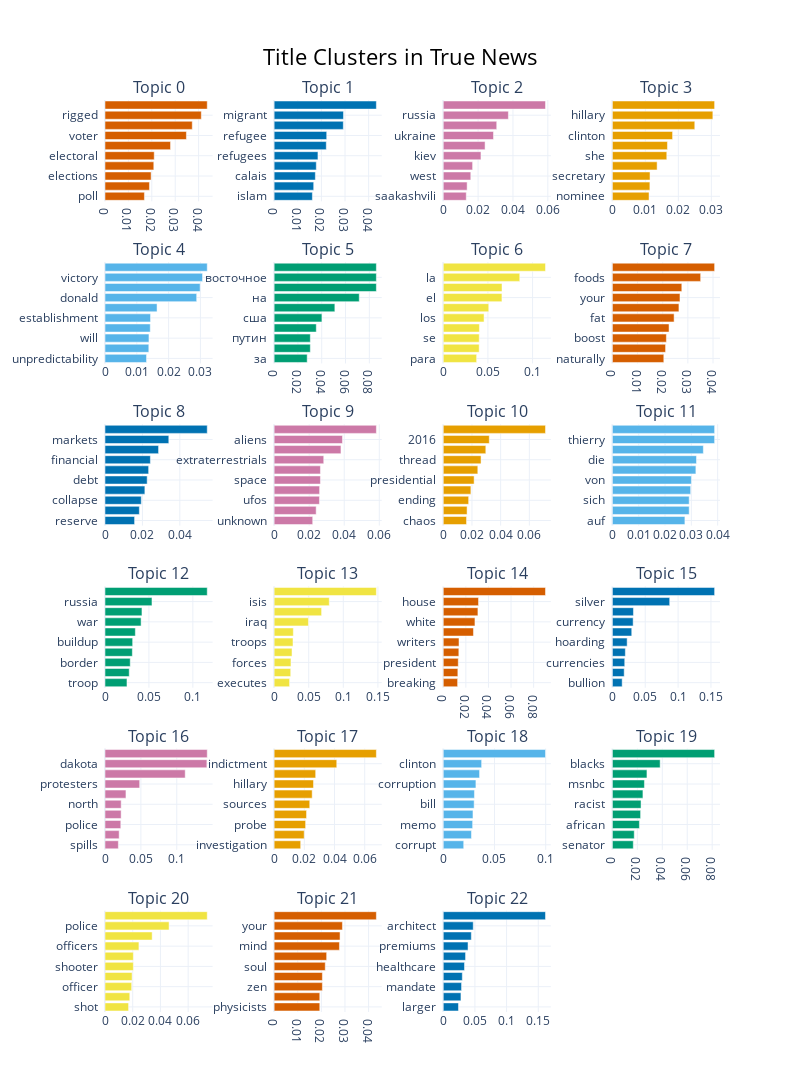

Notebook code cell kept with this figure:
### Markdown cell above
## Exploring the titles in true news

In the true news data, Topic 5, 6 and 11 single out Russian, Spanish, and German articles respectively.

### Code cell
title_true_topic_model.visualize_barchart(width=200, height=200, top_n_topics=23, n_words=10,title="Title Clusters in True News")

### Figure 1 — Plotly figure (JSON) as saved in the notebook; plotly's stock layout.template omitted (floating-point values rounded to 4 significant figures)
{"data": [{"marker": {"color": "#D55E00"}, "orientation": "h", "type": "bar", "x": [0.01684, 0.01899, 0.0197, 0.02084, 0.02103, 0.028, 0.03478, 0.03728, 0.04114, 0.04368], "xaxis": "x", "y": ["poll  ", "election  ", "elections  ", "polls  ", "electoral  ", "machines  ", "voter  ", "voting  ", "rigged  ", "fraud  "], "yaxis": "y"}, {"marker": {"color": "#0072B2"}, "orientation": "h", "type": "bar", "x": [0.01619, 0.01675, 0.01745, 0.01785, 0.01855, 0.02208, 0.02225, 0.02929, 0.02935, 0.04327], "xaxis": "x2", "y": ["islam  ", "jungle  ", "calais  ", "migrants  ", "refugees  ", "germany  ", "refugee  ", "muslims  ", "migrant  ", "muslim  "], "yaxis": "y2"}, {"marker": {"color": "#CC79A7"}, "orientation": "h", "type": "bar", "x": [0.01321, 0.0137, 0.01581, 0.01684, 0.02164, 0.024, 0.02882, 0.03068, 0.03737, 0.05867], "xaxis": "x3", "y": ["saakashvili  ", "relations  ", "west  ", "now  ", "kiev  ", "vladimir  ", "ukraine  ", "russian  ", "russia  ", "putin  "], "yaxis": "y3"}, {"marker": {"color": "#E69F00"}, "orientation": "h", "type": "bar", "x": [0.01111, 0.01137, 0.01141, 0.01356, 0.01649, 0.01669, 0.01825, 0.02498, 0.03046, 0.03099], "xaxis": "x4", "y": ["nominee  ", "be  ", "secretary  ", "campaign  ", "she  ", "rally  ", "clinton  ", "her  ", "hillary  ", "michelle  "], "yaxis": "y4"}, {"marker": {"color": "#56B4E9"}, "orientation": "h", "type": "bar", "x": [0.01306, 0.01377, 0.01382, 0.01423, 0.01432, 0.01636, 0.02882, 0.02991, 0.03067, 0.03215], "xaxis": "x5", "y": ["unpredictability  ", "why  ", "will  ", "win  ", "establishment  ", "elect  ", "donald  ", "president  ", "victory  ", "trump  "], "yaxis": "y5"}, {"marker": {"color": "#009E73"}, "orientation": "h", "type": "bar", "x": [0.02778, 0.03042, 0.03042, 0.03544, 0.04017, 0.05104, 0.07154, 0.08593, 0.08593, 0.08593], "xaxis": "x6", "y": ["за  ", "ли  ", "путин  ", "россии  ", "сша  ", "не  ", "на  ", "новое  ", "восточное  ", "обозрение  "], "yaxis": "y6"}, {"marker": {"color": "#F0E442"}, "orientation": "h", "type": "bar", "x": [0.03737, 0.0402, 0.04027, 0.04047, 0.04568, 0.05094, 0.06569, 0.06577, 0.08565, 0.1145], "xaxis": "x7", "y": ["para  ", "por  ", "se  ", "un  ", "los  ", "que  ", "el  ", "en  ", "la  ", "de  "], "yaxis": "y7"}, {"marker": {"color": "#D55E00"}, "orientation": "h", "type": "bar", "x": [0.02044, 0.02114, 0.02146, 0.02252, 0.02453, 0.02645, 0.02687, 0.02759, 0.03509, 0.04063], "xaxis": "x8", "y": ["naturally  ", "remedies  ", "boost  ", "recipe  ", "fat  ", "herbs  ", "your  ", "body  ", "foods  ", "health  "], "yaxis": "y8"}, {"marker": {"color": "#0072B2"}, "orientation": "h", "type": "bar", "x": [0.01582, 0.01835, 0.01939, 0.02131, 0.02254, 0.02332, 0.02426, 0.02862, 0.0341, 0.05464], "xaxis": "x9", "y": ["reserve  ", "stocks  ", "collapse  ", "market  ", "debt  ", "stock  ", "financial  ", "day  ", "markets  ", "chart  "], "yaxis": "y9"}, {"marker": {"color": "#CC79A7"}, "orientation": "h", "type": "bar", "x": [0.02202, 0.02398, 0.02585, 0.02595, 0.02642, 0.02642, 0.02831, 0.03814, 0.03899, 0.05834], "xaxis": "x10", "y": ["unknown  ", "dna  ", "ufos  ", "scientists  ", "space  ", "alien  ", "extraterrestrials  ", "nasa  ", "aliens  ", "ufo  "], "yaxis": "y10"}, {"marker": {"color": "#E69F00"}, "orientation": "h", "type": "bar", "x": [0.01624, 0.01661, 0.0177, 0.01926, 0.02152, 0.02409, 0.02634, 0.02967, 0.03208, 0.07127], "xaxis": "x11", "y": ["chaos  ", "stake  ", "ending  ", "open  ", "presidential  ", "elections  ", "thread  ", "day  ", "2016  ", "election  "], "yaxis": "y11"}, {"marker": {"color": "#56B4E9"}, "orientation": "h", "type": "bar", "x": [0.02755, 0.02917, 0.02917, 0.02974, 0.03001, 0.03172, 0.03194, 0.03455, 0.03884, 0.03884], "xaxis": "x12", "y": ["auf  ", "sie  ", "sich  ", "de  ", "von  ", "la  ", "die  ", "zu  ", "thierry  ", "meyssan  "], "yaxis": "y12"}, {"marker": {"color": "#009E73"}, "orientation": "h", "type": "bar", "x": [0.02501, 0.02758, 0.02873, 0.03114, 0.03149, 0.03455, 0.04109, 0.04207, 0.05347, 0.1164], "xaxis": "x13", "y": ["troop  ", "since  ", "border  ", "nuclear  ", "buildup  ", "drills  ", "war  ", "cold  ", "russia  ", "nato  "], "yaxis": "y13"}, {"marker": {"color": "#F0E442"}, "orientation": "h", "type": "bar", "x": [0.02234, 0.02398, 0.02436, 0.02588, 0.0273, 0.0278, 0.04958, 0.06862, 0.07972, 0.1478], "xaxis": "x14", "y": ["executes  ", "killed  ", "forces  ", "daesh  ", "troops  ", "civilians  ", "iraq  ", "iraqi  ", "isis  ", "mosul  "], "yaxis": "y14"}, {"marker": {"color": "#D55E00"}, "orientation": "h", "type": "bar", "x": [0.01271, 0.01292, 0.01329, 0.0138, 0.01394, 0.02674, 0.02806, 0.03069, 0.03122, 0.0905], "xaxis": "x15", "y": ["breaking  ", "did  ", "president  ", "erase  ", "writers  ", "legacy  ", "white  ", "pardon  ", "house  ", "obama  "], "yaxis": "y15"}, {"marker": {"color": "#0072B2"}, "orientation": "h", "type": "bar", "x": [0.01492, 0.01798, 0.01881, 0.01975, 0.02248, 0.02947, 0.0316, 0.03206, 0.08722, 0.1556], "xaxis": "x16", "y": ["bullion  ", "fought  ", "currencies  ", "prices  ", "hoarding  ", "dollar  ", "currency  ", "market  ", "silver  ", "gold  "], "yaxis": "y16"}, {"marker": {"color": "#CC79A7"}, "orientation": "h", "type": "bar", "x": [0.0186, 0.01971, 0.02201, 0.02248, 0.02253, 0.02918, 0.0483, 0.1118, 0.142, 0.1425], "xaxis": "x17", "y": ["spills  ", "protest  ", "police  ", "sioux  ", "north  ", "protests  ", "protesters  ", "access  ", "dakota  ", "pipeline  "], "yaxis": "y17"}, {"marker": {"color": "#E69F00"}, "orientation": "h", "type": "bar", "x": [0.01759, 0.01993, 0.02085, 0.02147, 0.02359, 0.0252, 0.02609, 0.02752, 0.04148, 0.06771], "xaxis": "x18", "y": ["investigation  ", "director  ", "probe  ", "clinton  ", "sources  ", "likely  ", "hillary  ", "indicted  ", "indictment  ", "fbi  "], "yaxis": "y18"}, {"marker": {"color": "#56B4E9"}, "orientation": "h", "type": "bar", "x": [0.01997, 0.02751, 0.02867, 0.02901, 0.03016, 0.03046, 0.03189, 0.03544, 0.03747, 0.0998], "xaxis": "x19", "y": ["corrupt  ", "chelsea  ", "memo  ", "money  ", "bill  ", "inc  ", "corruption  ", "paid  ", "clinton  ", "foundation  "], "yaxis": "y19"}, {"marker": {"color": "#009E73"}, "orientation": "h", "type": "bar", "x": [0.01677, 0.01754, 0.02167, 0.02262, 0.02298, 0.02449, 0.0257, 0.02771, 0.0383, 0.08196], "xaxis": "x20", "y": ["senator  ", "suppression  ", "african  ", "stupid  ", "racist  ", "voters  ", "msnbc  ", "thug  ", "blacks  ", "black  "], "yaxis": "y20"}, {"marker": {"color": "#F0E442"}, "orientation": "h", "type": "bar", "x": [0.01702, 0.01787, 0.01925, 0.01954, 0.02044, 0.02046, 0.02448, 0.03403, 0.04624, 0.07378], "xaxis": "x21", "y": ["shot  ", "arrested  ", "officer  ", "ambush  ", "shooter  ", "iowa  ", "officers  ", "cops  ", "police  ", "cop  "], "yaxis": "y21"}, {"marker": {"color": "#D55E00"}, "orientation": "h", "type": "bar", "x": [0.01933, 0.01933, 0.02044, 0.02044, 0.02165, 0.02225, 0.02765, 0.02792, 0.02893, 0.0433], "xaxis": "x22", "y": ["physicists  ", "quantum  ", "zen  ", "responsibility  ", "soul  ", "meditation  ", "mind  ", "life  ", "your  ", "consciousness  "], "yaxis": "y22"}, {"marker": {"color": "#0072B2"}, "orientation": "h", "type": "bar", "x": [0.02402, 0.02794, 0.0289, 0.03009, 0.03353, 0.03521, 0.03912, 0.04431, 0.04734, 0.1614], "xaxis": "x23", "y": ["larger  ", "gruber  ", "mandate  ", "fail  ", "healthcare  ", "penalty  ", "premiums  ", "designed  ", "architect  ", "obamacare  "], "yaxis": "y23"}], "layout": {"annotations": [{"font": {"size": 16}, "showarrow": false, "text": "Topic 0", "x": 0.0875, "xanchor": "center", "xref": "paper", "y": 1, "yanchor": "bottom", "yref": "paper"}, {"font": {"size": 16}, "showarrow": false, "text": "Topic 1", "x": 0.3625, "xanchor": "center", "xref": "paper", "y": 1, "yanchor": "bottom", "yref": "paper"}, {"font": {"size": 16}, "showarrow": false, "text": "Topic 2", "x": 0.6375, "xanchor": "center", "xref": "paper", "y": 1, "yanchor": "bottom", "yref": "paper"}, {"font": {"size": 16}, "showarrow": false, "text": "Topic 3", "x": 0.9125, "xanchor": "center", "xref": "paper", "y": 1, "yanchor": "bottom", "yref": "paper"}, {"font": {"size": 16}, "showarrow": false, "text": "Topic 4", "x": 0.0875, "xanchor": "center", "xref": "paper", "y": 0.8222, "yanchor": "bottom", "yref": "paper"}, {"font": {"size": 16}, "showarrow": false, "text": "Topic 5", "x": 0.3625, "xanchor": "center", "xref": "paper", "y": 0.8222, "yanchor": "bottom", "yref": "paper"}, {"font": {"size": 16}, "showarrow": false, "text": "Topic 6", "x": 0.6375, "xanchor": "center", "xref": "paper", "y": 0.8222, "yanchor": "bottom", "yref": "paper"}, {"font": {"size": 16}, "showarrow": false, "text": "Topic 7", "x": 0.9125, "xanchor": "center", "xref": "paper", "y": 0.8222, "yanchor": "bottom", "yref": "paper"}, {"font": {"size": 16}, "showarrow": false, "text": "Topic 8", "x": 0.0875, "xanchor": "center", "xref": "paper", "y": 0.6444, "yanchor": "bottom", "yref": "paper"}, {"font": {"size": 16}, "showarrow": false, "text": "Topic 9", "x": 0.3625, "xanchor": "center", "xref": "paper", "y": 0.6444, "yanchor": "bottom", "yref": "paper"}, {"font": {"size": 16}, "showarrow": false, "text": "Topic 10", "x": 0.6375, "xanchor": "center", "xref": "paper", "y": 0.6444, "yanchor": "bottom", "yref": "paper"}, {"font": {"size": 16}, "showarrow": false, "text": "Topic 11", "x": 0.9125, "xanchor": "center", "xref": "paper", "y": 0.6444, "yanchor": "bottom", "yref": "paper"}, {"font": {"size": 16}, "showarrow": false, "text": "Topic 12", "x": 0.0875, "xanchor": "center", "xref": "paper", "y": 0.4667, "yanchor": "bottom", "yref": "paper"}, {"font": {"size": 16}, "showarrow": false, "text": "Topic 13", "x": 0.3625, "xanchor": "center", "xref": "paper", "y": 0.4667, "yanchor": "bottom", "yref": "paper"}, {"font": {"size": 16}, "showarrow": false, "text": "Topic 14", "x": 0.6375, "xanchor": "center", "xref": "paper", "y": 0.4667, "yanchor": "bottom", "yref": "paper"}, {"font": {"size": 16}, "showarrow": false, "text": "Topic 15", "x": 0.9125, "xanchor": "center", "xref": "paper", "y": 0.4667, "yanchor": "bottom", "yref": "paper"}, {"font": {"size": 16}, "showarrow": false, "text": "Topic 16", "x": 0.0875, "xanchor": "center", "xref": "paper", "y": 0.2889, "yanchor": "bottom", "yref": "paper"}, {"font": {"size": 16}, "showarrow": false, "text": "Topic 17", "x": 0.3625, "xanchor": "center", "xref": "paper", "y": 0.2889, "yanchor": "bottom", "yref": "paper"}, {"font": {"size": 16}, "showarrow": false, "text": "Topic 18", "x": 0.6375, "xanchor": "center", "xref": "paper", "y": 0.2889, "yanchor": "bottom", "yref": "paper"}, {"font": {"size": 16}, "showarrow": false, "text": "Topic 19", "x": 0.9125, "xanchor": "center", "xref": "paper", "y": 0.2889, "yanchor": "bottom", "yref": "paper"}, {"font": {"size": 16}, "showarrow": false, "text": "Topic 20", "x": 0.0875, "xanchor": "center", "xref": "paper", "y": 0.1111, "yanchor": "bottom", "yref": "paper"}, {"font": {"size": 16}, "showarrow": false, "text": "Topic 21", "x": 0.3625, "xanchor": "center", "xref": "paper", "y": 0.1111, "yanchor": "bottom", "yref": "paper"}, {"font": {"size": 16}, "showarrow": false, "text": "Topic 22", "x": 0.6375, "xanchor": "center", "xref": "paper", "y": 0.1111, "yanchor": "bottom", "yref": "paper"}], "height": 1200, "hoverlabel": {"bgcolor": "white", "font": {"family": "Rockwell", "size": 16}}, "showlegend": false, "title": {"font": {"color": "Black", "size": 22}, "text": "Title Clusters in True News", "x": 0.5, "xanchor": "center", "yanchor": "top"}, "width": 800, "xaxis": {"anchor": "y", "domain": [0, 0.175], "showgrid": true}, "xaxis10": {"anchor": "y10", "domain": [0.275, 0.45], "showgrid": true}, "xaxis11": {"anchor": "y11", "domain": [0.55, 0.725], "showgrid": true}, "xaxis12": {"anchor": "y12", "domain": [0.825, 1], "showgrid": true}, "xaxis13": {"anchor": "y13", "domain": [0, 0.175], "showgrid": true}, "xaxis14": {"anchor": "y14", "domain": [0.275, 0.45], "showgrid": true}, "xaxis15": {"anchor": "y15", "domain": [0.55, 0.725], "showgrid": true}, "xaxis16": {"anchor": "y16", "domain": [0.825, 1], "showgrid": true}, "xaxis17": {"anchor": "y17", "domain": [0, 0.175], "showgrid": true}, "xaxis18": {"anchor": "y18", "domain": [0.275, 0.45], "showgrid": true}, "xaxis19": {"anchor": "y19", "domain": [0.55, 0.725], "showgrid": true}, "xaxis2": {"anchor": "y2", "domain": [0.275, 0.45], "showgrid": true}, "xaxis20": {"anchor": "y20", "domain": [0.825, 1], "showgrid": true}, "xaxis21": {"anchor": "y21", "domain": [0, 0.175], "showgrid": true}, "xaxis22": {"anchor": "y22", "domain": [0.275, 0.45], "showgrid": true}, "xaxis23": {"anchor": "y23", "domain": [0.55, 0.725], "showgrid": true}, "xaxis24": {"anchor": "y24", "domain": [0.825, 1], "showgrid": true}, "xaxis3": {"anchor": "y3", "domain": [0.55, 0.725], "showgrid": true}, "xaxis4": {"anchor": "y4", "domain": [0.825, 1], "showgrid": true}, "xaxis5": {"anchor": "y5", "domain": [0, 0.175], "showgrid": true}, "xaxis6": {"anchor": "y6", "domain": [0.275, 0.45], "showgrid": true}, "xaxis7": {"anchor": "y7", "domain": [0.55, 0.725], "showgrid": true}, "xaxis8": {"anchor": "y8", "domain": [0.825, 1], "showgrid": true}, "xaxis9": {"anchor": "y9", "domain": [0, 0.175], "showgrid": true}, "yaxis": {"anchor": "x", "domain": [0.8889, 1], "showgrid": true}, "yaxis10": {"anchor": "x10", "domain": [0.5333, 0.6444], "showgrid": true}, "yaxis11": {"anchor": "x11", "domain": [0.5333, 0.6444], "showgrid": true}, "yaxis12": {"anchor": "x12", "domain": [0.5333, 0.6444], "showgrid": true}, "yaxis13": {"anchor": "x13", "domain": [0.3556, 0.4667], "showgrid": true}, "yaxis14": {"anchor": "x14", "domain": [0.3556, 0.4667], "showgrid": true}, "yaxis15": {"anchor": "x15", "domain": [0.3556, 0.4667], "showgrid": true}, "yaxis16": {"anchor": "x16", "domain": [0.3556, 0.4667], "showgrid": true}, "yaxis17": {"anchor": "x17", "domain": [0.1778, 0.2889], "showgrid": true}, "yaxis18": {"anchor": "x18", "domain": [0.1778, 0.2889], "showgrid": true}, "yaxis19": {"anchor": "x19", "domain": [0.1778, 0.2889], "showgrid": true}, "yaxis2": {"anchor": "x2", "domain": [0.8889, 1], "showgrid": true}, "yaxis20": {"anchor": "x20", "domain": [0.1778, 0.2889], "showgrid": true}, "yaxis21": {"anchor": "x21", "domain": [0, 0.1111], "showgrid": true}, "yaxis22": {"anchor": "x22", "domain": [0, 0.1111], "showgrid": true}, "yaxis23": {"anchor": "x23", "domain": [0, 0.1111], "showgrid": true}, "yaxis24": {"anchor": "x24", "domain": [0, 0.1111], "showgrid": true}, "yaxis3": {"anchor": "x3", "domain": [0.8889, 1], "showgrid": true}, "yaxis4": {"anchor": "x4", "domain": [0.8889, 1], "showgrid": true}, "yaxis5": {"anchor": "x5", "domain": [0.7111, 0.8222], "showgrid": true}, "yaxis6": {"anchor": "x6", "domain": [0.7111, 0.8222], "showgrid": true}, "yaxis7": {"anchor": "x7", "domain": [0.7111, 0.8222], "showgrid": true}, "yaxis8": {"anchor": "x8", "domain": [0.7111, 0.8222], "showgrid": true}, "yaxis9": {"anchor": "x9", "domain": [0.5333, 0.6444], "showgrid": true}}}
